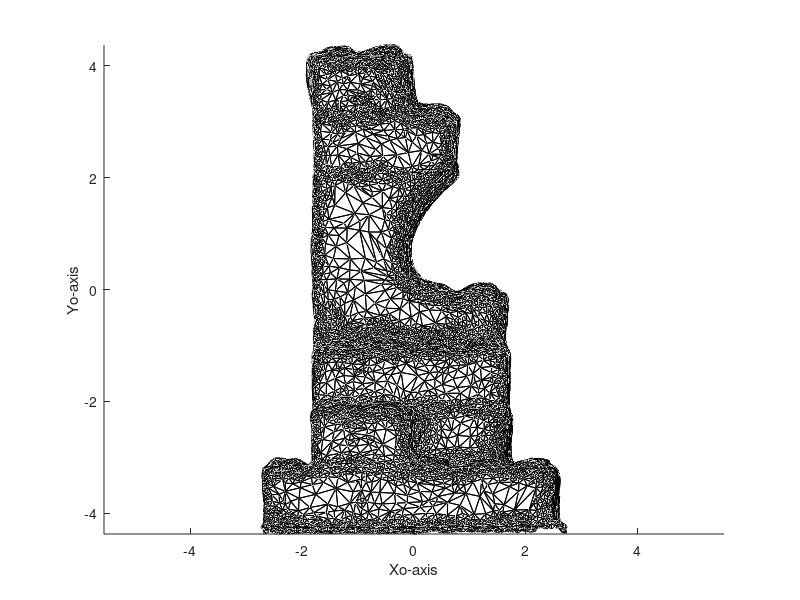

The MATLAB source for this figure: (Note: this script raises an error after producing the figure.)
load dalekosaur/object.mat

patch('vertices', Xo', 'faces', Faces, 'facecolor', 'w', 'edgecolor', 'k');
axis vis3d;
axis equal;
xlabel('Xo-axis'); ylabel('Yo-axis'); zlabel('Zo-axis');
ObjectDirectory = 'dalekosaur';
InputImage = 'image1.jpg';

[impoints, objpoints3D] = clickPoints( InputImage, ObjectDirectory );

figure;
imshow(InputImage); hold on;
plot( impoints(:,1), impoints(:,2), 'b.');
%and the object points by calling
figure;
patch('vertices', Xo', 'faces', Faces, 'facecolor', 'w', 'edgecolor', 'k');
axis vis3d;
axis equal;
plot3( objpoints3D(:,1), objpoints3D(:,2), objpoints3D(:,3), 'b.' );